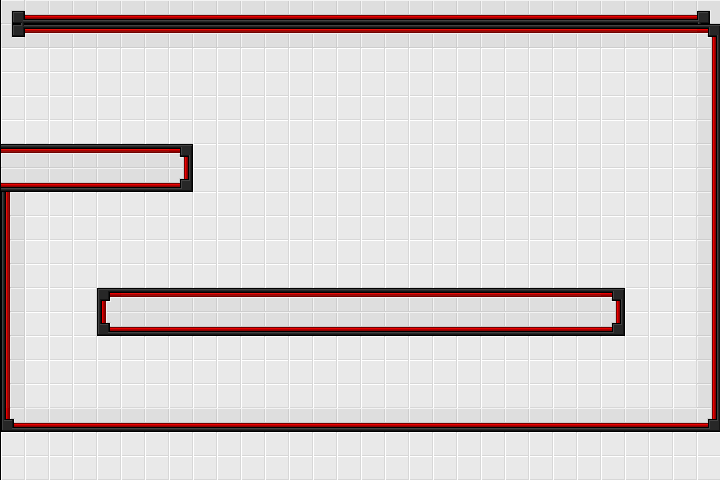

A 2D game scene composited from a Tiled map and its tileset images. What follows is a short description and the map's XML, with every tile layer's data as written:
An orthogonal 30x20 tile map with 24x24 px tiles, 1 tile layer (layer) and 4 objects (0).

<map version="1.8" tiledversion="1.8.0" orientation="orthogonal" renderorder="right-down" width="30" height="20" tilewidth="24" tileheight="24" infinite="0" nextlayerid="3" nextobjectid="25">
 <tileset firstgid="1" name="tiles" tilewidth="24" tileheight="24" tilecount="20" columns="4">
  <image source="tiles.png" width="96" height="120" />
 </tileset>
 <layer id="1" name="layer" width="30" height="20" offsetx="1.26316" offsety="0">
  <data encoding="csv">
1,2,2,2,2,2,2,2,2,2,2,2,2,2,2,2,2,2,2,2,2,2,2,2,2,2,2,2,2,3,
9,10,10,10,10,10,10,10,10,10,10,10,10,10,10,10,10,10,10,10,10,10,10,10,10,10,10,10,10,16,
6,6,6,6,6,6,6,6,6,6,6,6,6,6,6,6,6,6,6,6,6,6,6,6,6,6,6,6,6,5,
6,6,6,6,6,6,6,6,6,6,6,6,6,6,6,6,6,6,6,6,6,6,6,6,6,6,6,6,6,5,
6,6,6,6,6,6,6,6,6,6,6,6,6,6,6,6,6,6,6,6,6,6,6,6,6,6,6,6,6,5,
6,6,6,6,6,6,6,6,6,6,6,6,6,6,6,6,6,6,6,6,6,6,6,6,6,6,6,6,6,5,
10,10,10,10,10,10,10,16,6,6,6,6,6,6,6,6,6,6,6,6,6,6,6,6,6,6,6,6,6,5,
2,2,2,2,2,2,2,20,6,6,6,6,6,6,6,6,6,6,6,6,6,6,6,6,6,6,6,6,6,5,
7,6,6,6,6,6,6,6,6,6,6,6,6,6,6,6,6,6,6,6,6,6,6,6,6,6,6,6,6,5,
7,6,6,6,6,6,6,6,6,6,6,6,6,6,6,6,6,6,6,6,6,6,6,6,6,6,6,6,6,5,
7,6,6,6,6,6,6,6,6,6,6,6,6,6,6,6,6,6,6,6,6,6,6,6,6,6,6,6,6,5,
7,6,6,6,6,6,6,6,6,6,6,6,6,6,6,6,6,6,6,6,6,6,6,6,6,6,6,6,6,5,
7,6,6,6,15,10,10,10,10,10,10,10,10,10,10,10,10,10,10,10,10,10,10,10,10,16,6,6,6,5,
7,6,6,6,19,2,2,2,2,2,2,2,2,2,2,2,2,2,2,2,2,2,2,2,2,20,6,6,6,5,
7,6,6,6,6,6,6,6,6,6,6,6,6,6,6,6,6,6,6,6,6,6,6,6,6,6,6,6,6,5,
7,6,6,6,6,6,6,6,6,6,6,6,6,6,6,6,6,6,6,6,6,6,6,6,6,6,6,6,6,5,
7,6,6,6,6,6,6,6,6,6,6,6,6,6,6,6,6,6,6,6,6,6,6,6,6,6,6,6,6,5,
19,2,2,2,2,2,2,2,2,2,2,2,2,2,2,2,2,2,2,2,2,2,2,2,2,2,2,2,2,20,
6,6,6,6,6,6,6,6,6,6,6,6,6,6,6,6,6,6,6,6,6,6,6,6,6,6,6,6,6,6,
6,6,6,6,6,6,6,6,6,6,6,6,6,6,6,6,6,6,6,6,6,6,6,6,6,6,6,6,6,6
</data>
 </layer>
 <objectgroup id="2" name="solids">
  <object id="1" name="solid" type="0" x="4.02" y="144.84" width="188.32" height="44.7" />
  <object id="18" x="12.6537" y="10.7557" width="696.588" height="25.3075" />
  <object id="19" x="3.16343" y="193.602" width="22.144" height="284.709" />
  <object id="23" x="98.0665" y="287.873" width="525.763" height="48.0842" />
 </objectgroup>
</map>
